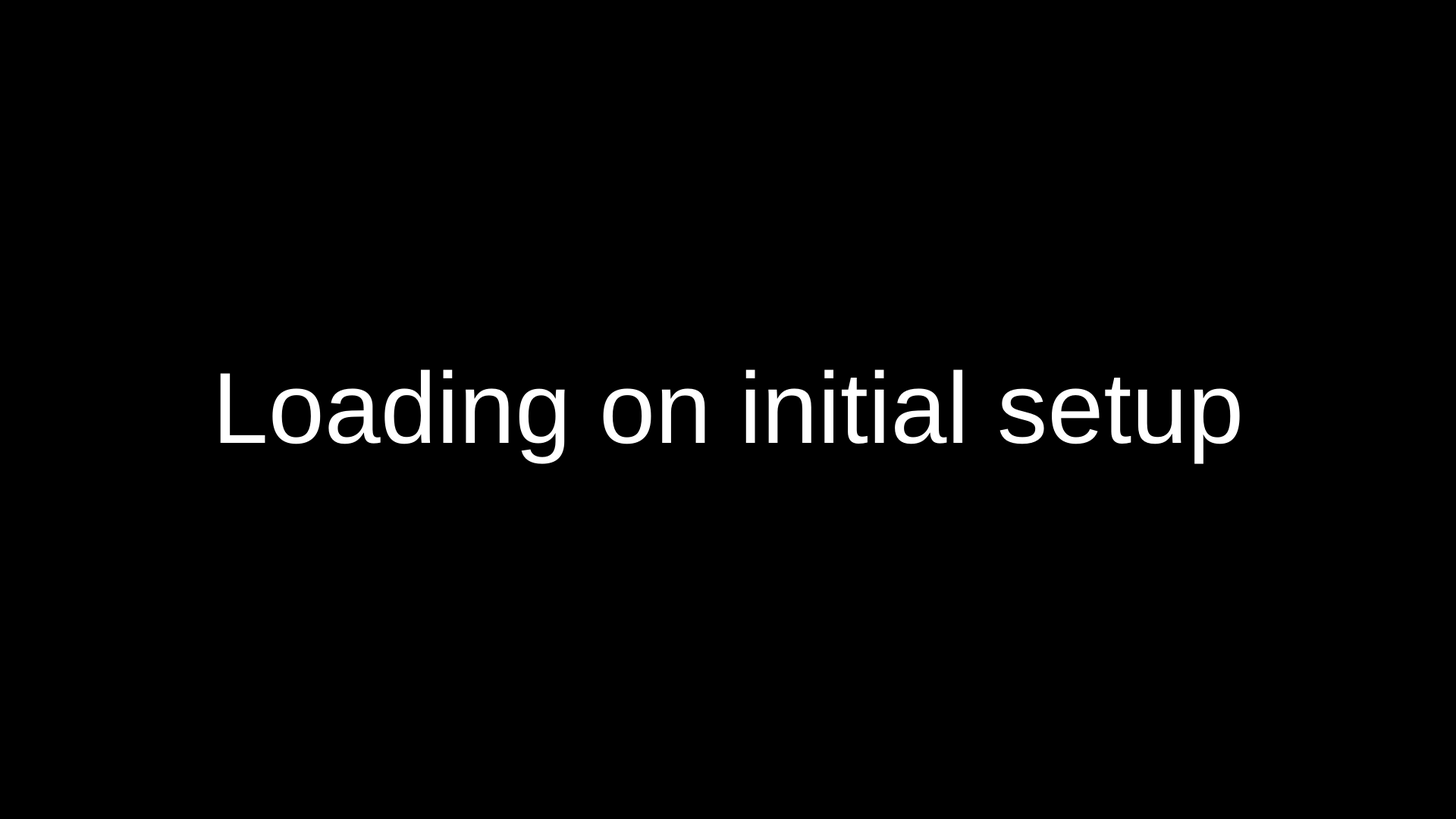
<?xml version="1.0" encoding="UTF-8"?>
<ui version="4.0">
 <class>mainWindow</class>
 <widget class="QMainWindow" name="mainWindow">
  <property name="geometry">
   <rect>
    <x>0</x>
    <y>0</y>
    <width>1920</width>
    <height>1080</height>
   </rect>
  </property>
  <property name="mouseTracking">
   <bool>true</bool>
  </property>
  <property name="windowTitle">
   <string>Affective CCTV GUI</string>
  </property>
  <widget class="QWidget" name="centralwidget">
   <widget class="QLabel" name="prep_img_show_label">
    <property name="geometry">
     <rect>
      <x>0</x>
      <y>0</y>
      <width>1920</width>
      <height>1080</height>
     </rect>
    </property>
    <property name="minimumSize">
     <size>
      <width>10</width>
      <height>10</height>
     </size>
    </property>
    <property name="autoFillBackground">
     <bool>false</bool>
    </property>
    <property name="styleSheet">
     <string notr="true">background-color: rgb(0, 0, 0);
font: 300pt &quot;Ubuntu&quot;;</string>
    </property>
    <property name="text">
     <string>&lt;html&gt;&lt;head/&gt;&lt;body&gt;&lt;p align=&quot;center&quot;&gt;&lt;span style=&quot; font-size:100pt; color:#ffffff;&quot;&gt;Loading on initial setup&lt;/span&gt;&lt;/p&gt;&lt;/body&gt;&lt;/html&gt;</string>
    </property>
   </widget>
  </widget>
 </widget>
 <resources/>
 <connections/>
</ui>
